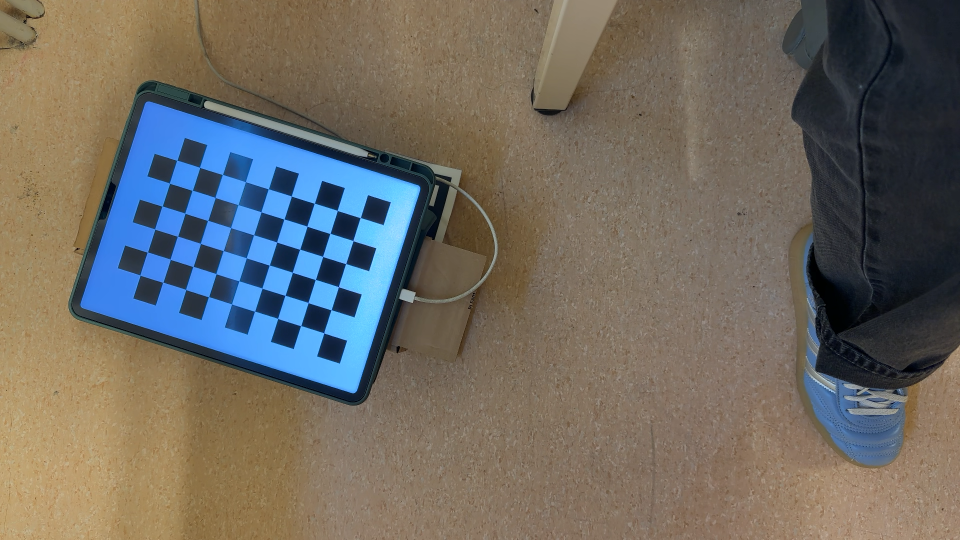
#> input picture calib_images/img_00.png, 1920 x 1080 px (shown at 1/2 size); its folder holds 4 pictures in this run
$ python 5_Calibrer.py
#> lines starting #> are read from the running program, lines starting #| are printed output that depends on the picture
import glob
import cv2
import numpy as np

# --- PARAMÈTRES (doivent correspondre à ton damier imprimé) ---
COINS = (9, 6)            # coins intérieurs (colonnes, lignes)
TAILLE_CASE_MM = 25.0     # côté réel d'une case, MESURÉ sur ton impression
DOSSIER = "calib_images"
FICHIER_SORTIE = "calibration.npz"
AFFICHER_APERCU = True
# ---------------------------------------------------------------

# Position réelle des coins du damier, dans le repère du damier (en mm), z = 0 car il est plat
objp = np.zeros((COINS[0] * COINS[1], 3), np.float32)
objp[:, :2] = np.mgrid[0:COINS[0], 0:COINS[1]].T.reshape(-1, 2) * TAILLE_CASE_MM

critere = (cv2.TERM_CRITERIA_EPS + cv2.TERM_CRITERIA_MAX_ITER, 30, 0.001)

points_3d, points_2d = [], []
taille_image = None
fichiers = sorted(glob.glob(f"{DOSSIER}/*.png"))

for f in fichiers:
    img = cv2.imread(f)
#> img is the input picture: shape (1080, 1920, 3); mean B, G, R 98.7, 106, 110.3
    gray = cv2.cvtColor(img, cv2.COLOR_BGR2GRAY)
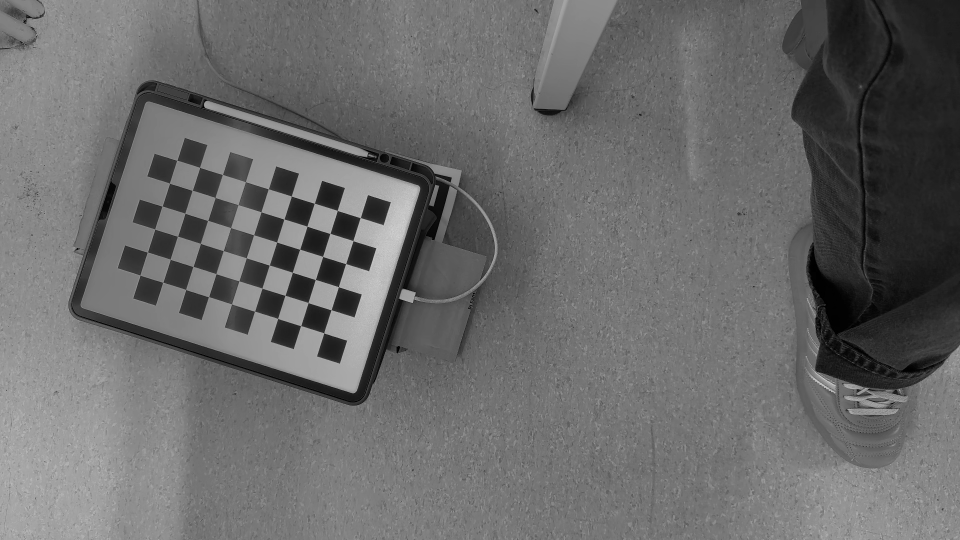
#> gray: shape (1080, 1920) (shown at 1/2 size); min 0, max 218, mean 106.5
    taille = gray.shape[::-1]   # (largeur, hauteur)
#> taille = (1920, 1080)

    if taille_image is None:
        taille_image = taille
#> taille_image = (1920, 1080)
    elif taille != taille_image:
        print(f"Ignorée (résolution différente) : {f}")
        continue

    trouve, coins = cv2.findChessboardCorners(gray, COINS)
#> trouve = True; coins = 54 rows, first 8: [647.9, 666], [602.1, 651.8], [555.7, 637.4], [510, 623], [463.6, 608], [418, 593.9], [372, 579.5], [325.8, 565.1]
    if not trouve:
        print(f"Damier non trouvé : {f}")
        continue

    # Affine la position des coins à une fraction de pixel
    coins = cv2.cornerSubPix(gray, coins, (11, 11), (-1, -1), critere)
#> coins = 54 rows, first 8: [647.9, 666.2], [601.9, 651.8], [555.7, 637.4], [509.6, 622.8], [463.5, 608.4], [417.6, 593.9], [371.9, 579.6], [326.1, 565]
    points_3d.append(objp)
    points_2d.append(coins)
#> pass 2 of the loop `for f in fichiers:`:
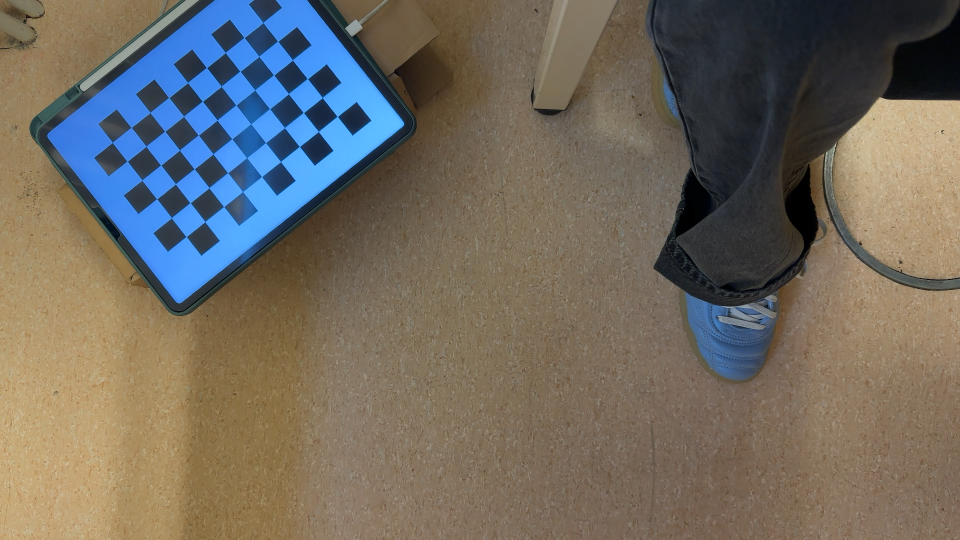
#> input picture calib_images/img_01.png, 1920 x 1080 px (shown at 1/2 size)
#> img is the input picture: shape (1080, 1920, 3); mean B, G, R 96.9, 106.2, 112.1
#> `gray = cv2.cvtColor(img, cv2.COLOR_BGR2GRAY)`:
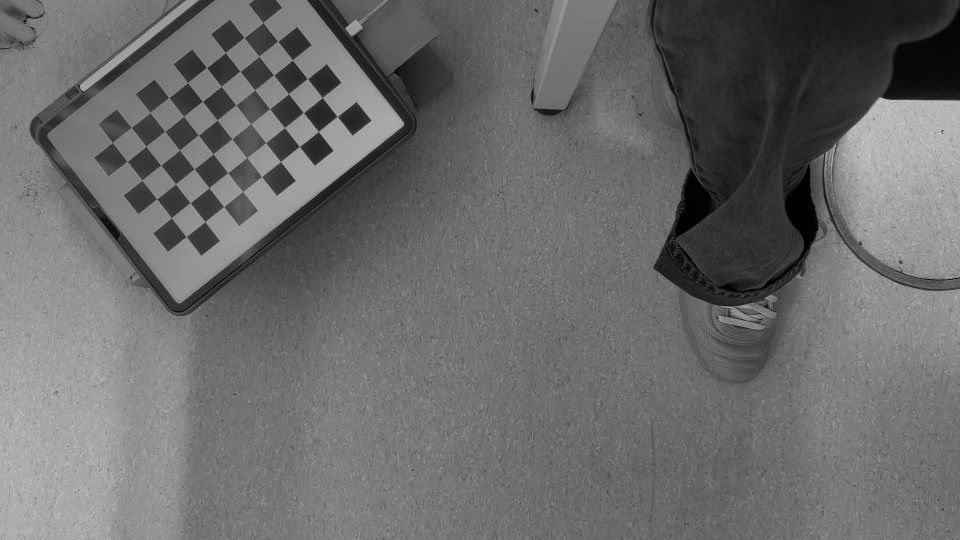
#> gray: shape (1080, 1920) (shown at 1/2 size); min 0, max 216, mean 106.9
#> `trouve, coins = cv2.findChessboardCorners(gray, COINS)`: coins = 54 rows, first 8: [675, 233.5], [637.2, 263.4], [599.2, 293.6], [561.5, 323.8], [523.5, 353.6], [485.8, 383.6], [447.9, 413.7], [410.5, 443.6]
#> `coins = cv2.cornerSubPix(gray, coins, (11, 11), (-1, -1), critere)`: coins = 54 rows, first 8: [675, 233.5], [637.1, 263.4], [599.3, 293.5], [561.4, 323.6], [523.7, 353.7], [485.7, 383.7], [447.9, 413.7], [410.3, 443.6]
#> pass 3 of the loop `for f in fichiers:`:
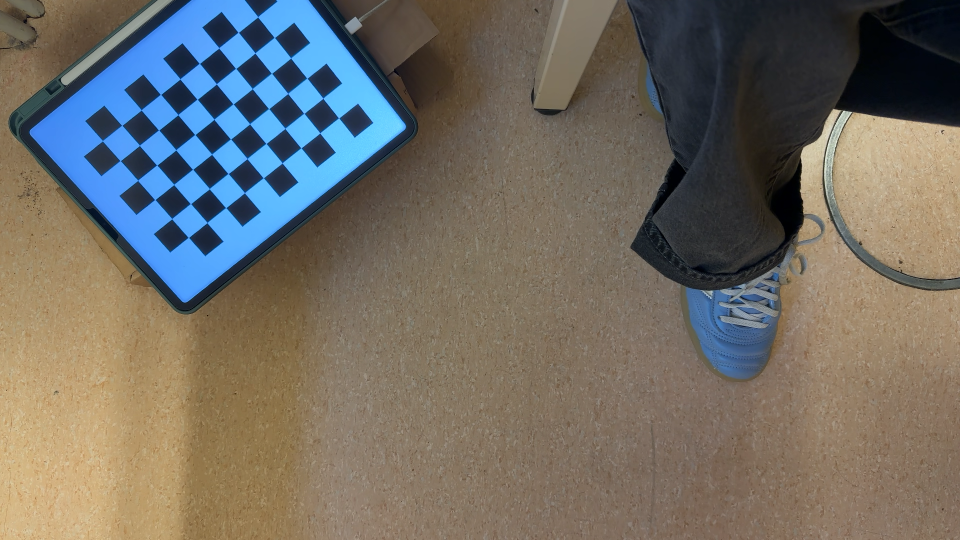
#> input picture calib_images/img_02.png, 1920 x 1080 px (shown at 1/2 size)
#> img is the input picture: shape (1080, 1920, 3); mean B, G, R 100.9, 108.5, 112.6
#> `gray = cv2.cvtColor(img, cv2.COLOR_BGR2GRAY)`:
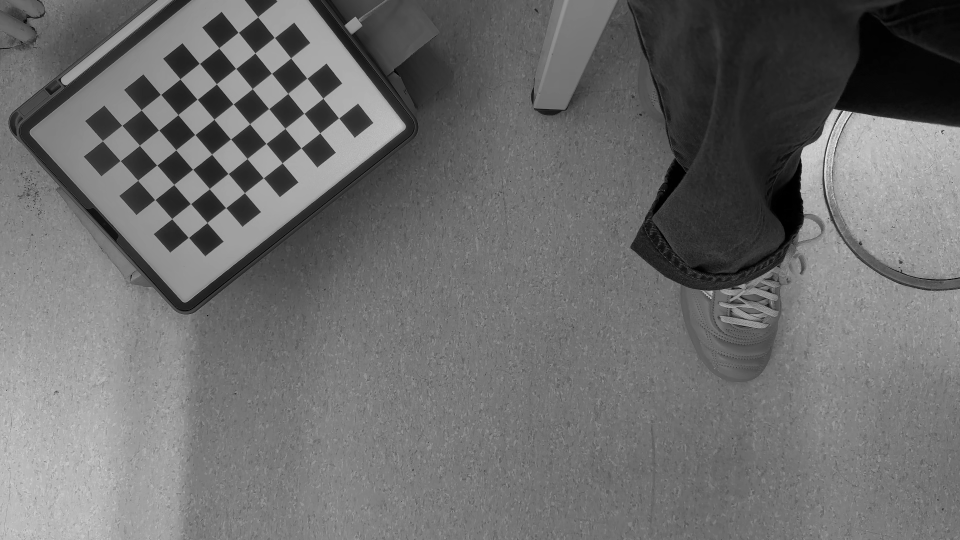
#> gray: shape (1080, 1920) (shown at 1/2 size); min 0, max 249, mean 108.9
#> `trouve, coins = cv2.findChessboardCorners(gray, COINS)`: coins = 54 rows, first 8: [677.7, 236.4], [640.1, 266.4], [602.5, 296.3], [564.7, 326.3], [527.2, 356.1], [489.5, 385.8], [452.1, 415.8], [414.5, 445.6]
#> `coins = cv2.cornerSubPix(gray, coins, (11, 11), (-1, -1), critere)`: coins = 54 rows, first 8: [677.7, 236.5], [640.1, 266.3], [602.4, 296.3], [564.7, 326.3], [527.1, 356.2], [489.4, 385.8], [452, 415.8], [414.5, 445.5]
#> the loop made 4 passes; the first 3 are shown

print(f"{len(points_2d)} photos utilisables sur {len(fichiers)}")
if len(points_2d) < 10:
#> (the run stopped early here; a loop or call above may not have finished)
